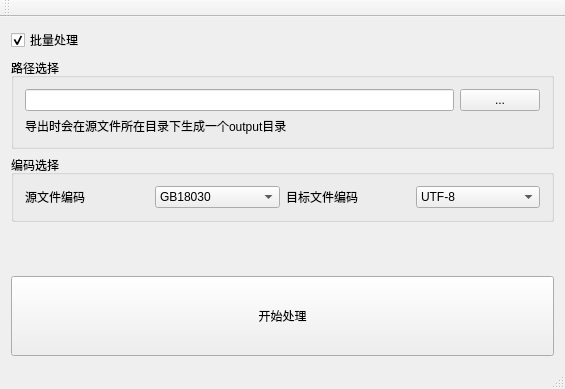
<?xml version="1.0" encoding="UTF-8"?>
<ui version="4.0">
 <class>MainWindow</class>
 <widget class="QMainWindow" name="MainWindow">
  <property name="geometry">
   <rect>
    <x>0</x>
    <y>0</y>
    <width>565</width>
    <height>389</height>
   </rect>
  </property>
  <property name="windowTitle">
   <string>MainWindow</string>
  </property>
  <widget class="QWidget" name="centralWidget">
   <layout class="QVBoxLayout" name="verticalLayout">
    <item>
     <widget class="QCheckBox" name="checkBox">
      <property name="text">
       <string>批量处理</string>
      </property>
      <property name="checked">
       <bool>true</bool>
      </property>
     </widget>
    </item>
    <item>
     <widget class="QGroupBox" name="groupBox_2">
      <property name="title">
       <string>路径选择</string>
      </property>
      <layout class="QGridLayout" name="gridLayout">
       <item row="0" column="0">
        <widget class="QLineEdit" name="lineEdit"/>
       </item>
       <item row="0" column="1">
        <widget class="QPushButton" name="pushButton">
         <property name="text">
          <string>...</string>
         </property>
        </widget>
       </item>
       <item row="1" column="0" colspan="2">
        <widget class="QLabel" name="label_3">
         <property name="text">
          <string>导出时会在源文件所在目录下生成一个output目录</string>
         </property>
        </widget>
       </item>
      </layout>
     </widget>
    </item>
    <item>
     <widget class="QGroupBox" name="groupBox">
      <property name="title">
       <string>编码选择</string>
      </property>
      <layout class="QHBoxLayout" name="horizontalLayout">
       <item>
        <widget class="QLabel" name="label">
         <property name="text">
          <string>源文件编码</string>
         </property>
        </widget>
       </item>
       <item>
        <widget class="QComboBox" name="comboBox">
         <item>
          <property name="text">
           <string>GB18030</string>
          </property>
         </item>
        </widget>
       </item>
       <item>
        <widget class="QLabel" name="label_2">
         <property name="text">
          <string>目标文件编码</string>
         </property>
        </widget>
       </item>
       <item>
        <widget class="QComboBox" name="comboBox_2">
         <item>
          <property name="text">
           <string>UTF-8</string>
          </property>
         </item>
        </widget>
       </item>
      </layout>
     </widget>
    </item>
    <item>
     <spacer name="verticalSpacer">
      <property name="orientation">
       <enum>Qt::Vertical</enum>
      </property>
      <property name="sizeHint" stdset="0">
       <size>
        <width>20</width>
        <height>40</height>
       </size>
      </property>
     </spacer>
    </item>
    <item>
     <widget class="QPushButton" name="pushButton_2">
      <property name="minimumSize">
       <size>
        <width>0</width>
        <height>80</height>
       </size>
      </property>
      <property name="text">
       <string>开始处理</string>
      </property>
     </widget>
    </item>
   </layout>
  </widget>
  <widget class="QMenuBar" name="menuBar">
   <property name="geometry">
    <rect>
     <x>0</x>
     <y>0</y>
     <width>565</width>
     <height>22</height>
    </rect>
   </property>
  </widget>
  <widget class="QToolBar" name="mainToolBar">
   <attribute name="toolBarArea">
    <enum>TopToolBarArea</enum>
   </attribute>
   <attribute name="toolBarBreak">
    <bool>false</bool>
   </attribute>
  </widget>
  <widget class="QStatusBar" name="statusBar"/>
 </widget>
 <layoutdefault spacing="6" margin="11"/>
 <resources/>
 <connections/>
</ui>
